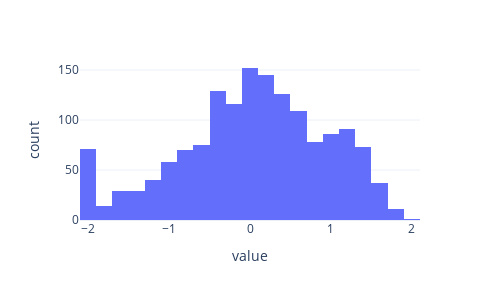

Source (notebook cell):
### Code cell
import plotly.express as px
import numpy as np
fig = px.histogram(similarity_matrix[np.triu_indices_from(similarity_matrix, k=1)], nbins=30)
fig.update_layout(template="plotly_white", width=500, height=300, showlegend=False)

### Figure 1 — Plotly figure (JSON) as saved in the notebook; plotly's stock layout.template omitted (floating-point values rounded to 4 significant figures; data arrays with more than 128 entries replaced by an {"elided": "..."} marker saying what was removed)
{"data": [{"alignmentgroup": "True", "bingroup": "x", "hovertemplate": "variable=0<br>value=%{x}<br>count=%{y}<extra></extra>", "legendgroup": "0", "marker": {"color": "#636efa", "pattern": {"shape": ""}}, "name": "0", "nbinsx": 30, "offsetgroup": "0", "orientation": "v", "showlegend": true, "type": "histogram", "x": {"elided": "1540 float values"}, "xaxis": "x", "yaxis": "y"}], "layout": {"barmode": "relative", "height": 300, "legend": {"title": {"text": "variable"}, "tracegroupgap": 0}, "margin": {"t": 60}, "showlegend": false, "width": 500, "xaxis": {"anchor": "y", "domain": [0, 1], "title": {"text": "value"}}, "yaxis": {"anchor": "x", "domain": [0, 1], "title": {"text": "count"}}}}
